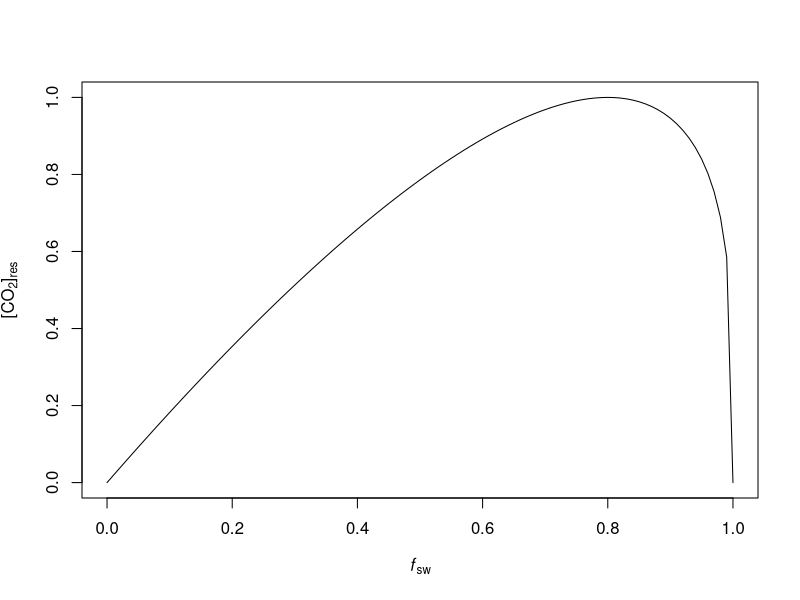
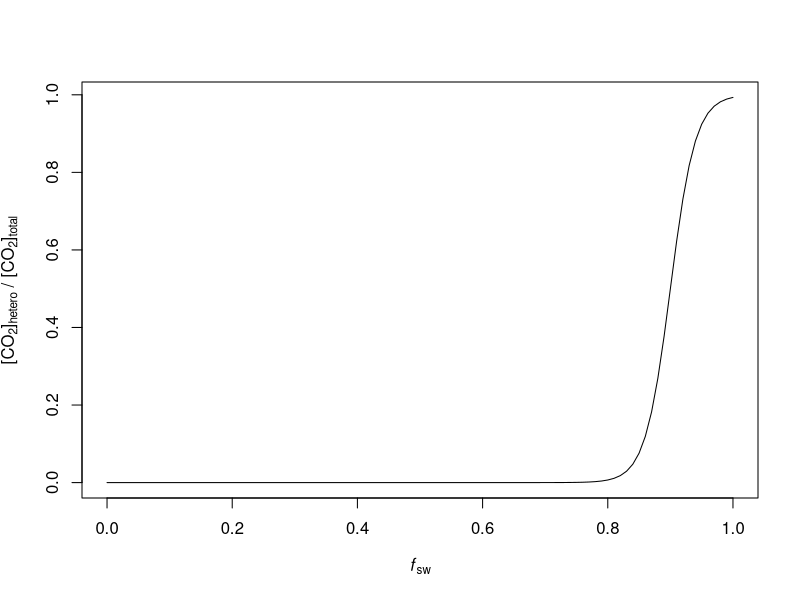

Recreate these plots in R, in order.
# bell-shaped distribution
x = seq(0, 1, 0.01)
x.max = 0.8 # volumetric soil water content with maximum respiration
n = 1 / x.max - 1
a = 1 / (x.max * (1 - x.max) ^ n)
y = a * x * (1 - x) ^ n
plot(x, y, type = "l",
     xlab = expression(italic(f)[sw]),
     ylab = expression("[CO"[2]*"]"[res]))


# logistic function for sigmoidal curve
x = seq(0, 1, 0.01)
L = 1 # maximum value
k = 50 # steepness of the curve
xo = 0.9 # midpoint
y = L / (1 + exp(-k * (x - xo)))
plot(x, y, type = "l",
     xlab = expression(italic(f)[sw]),
     ylab = expression("[CO"[2]*"]"[hetero]*" / [CO"[2]*"]"[total]))
